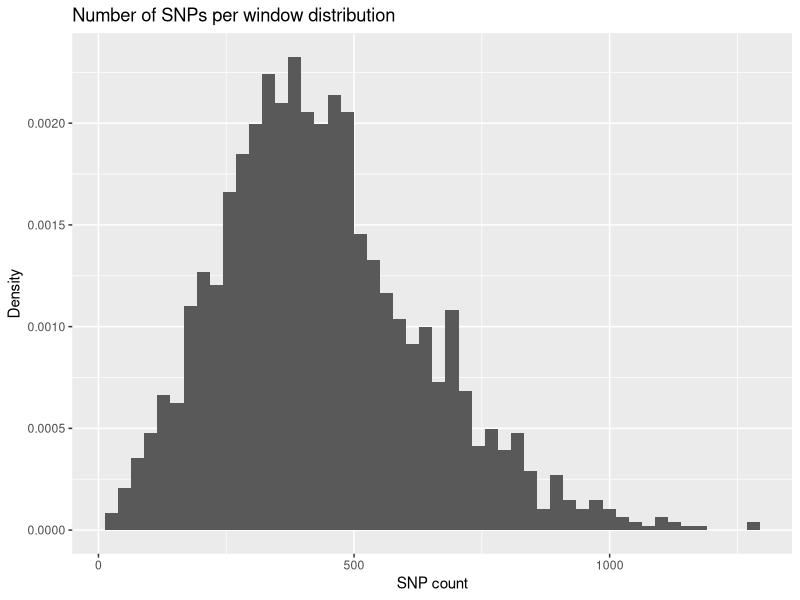
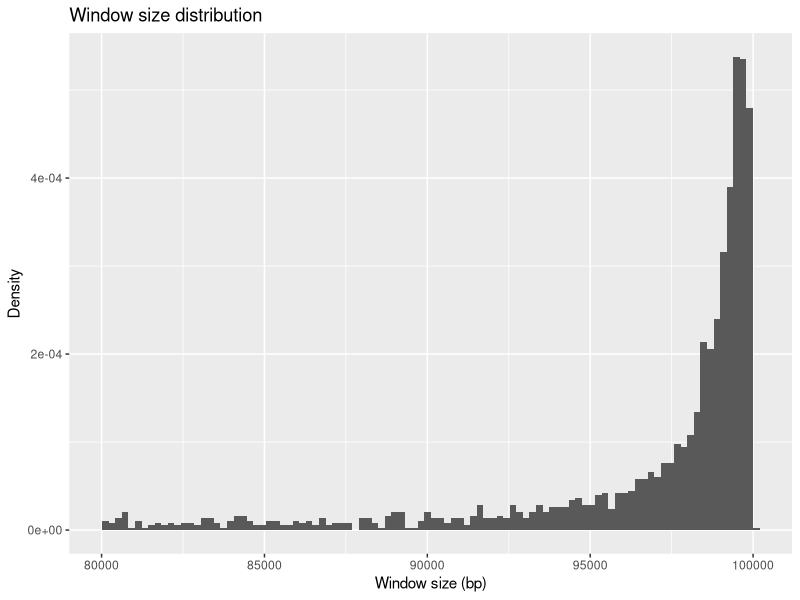
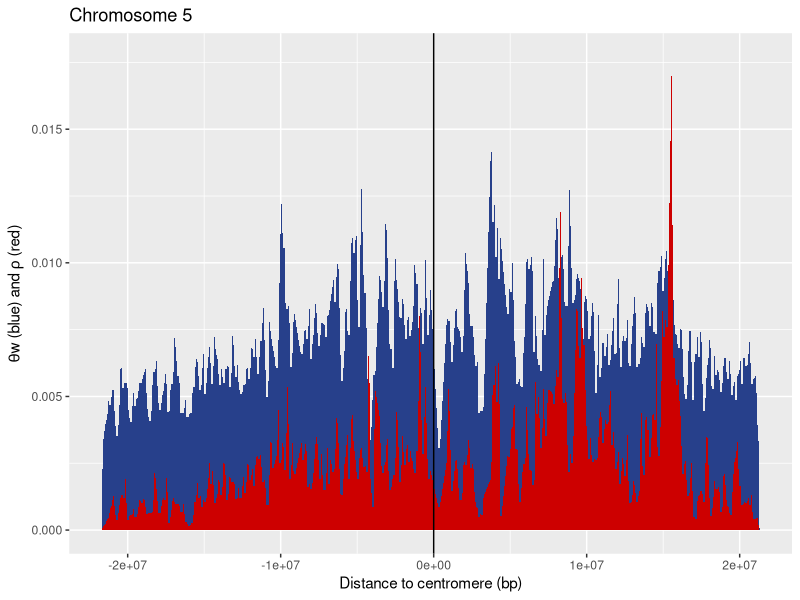
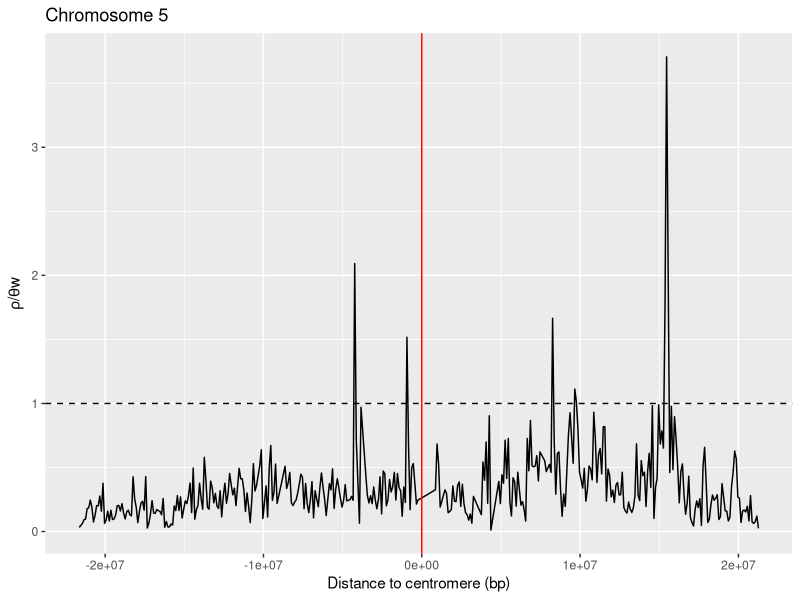
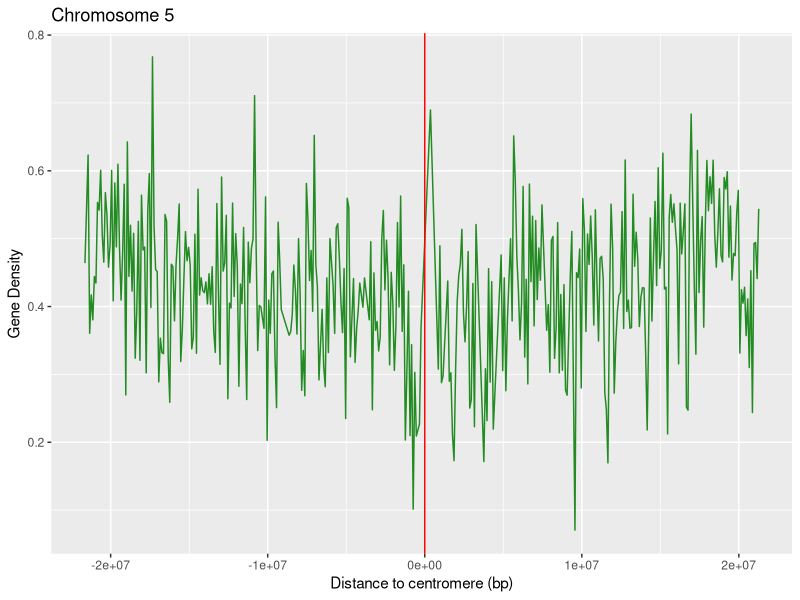
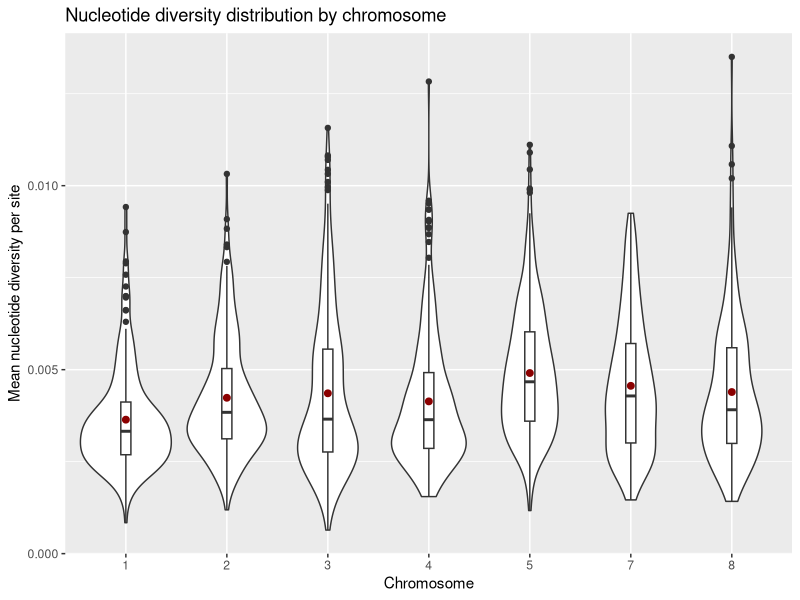
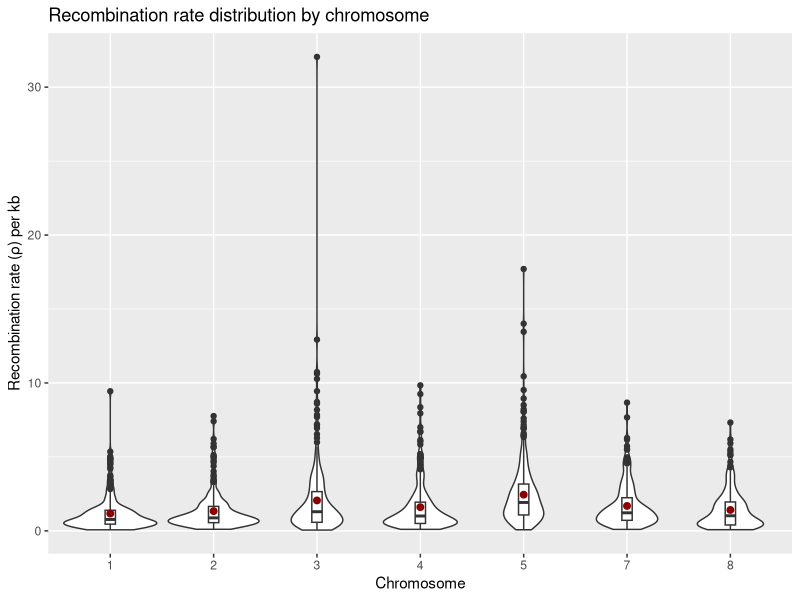
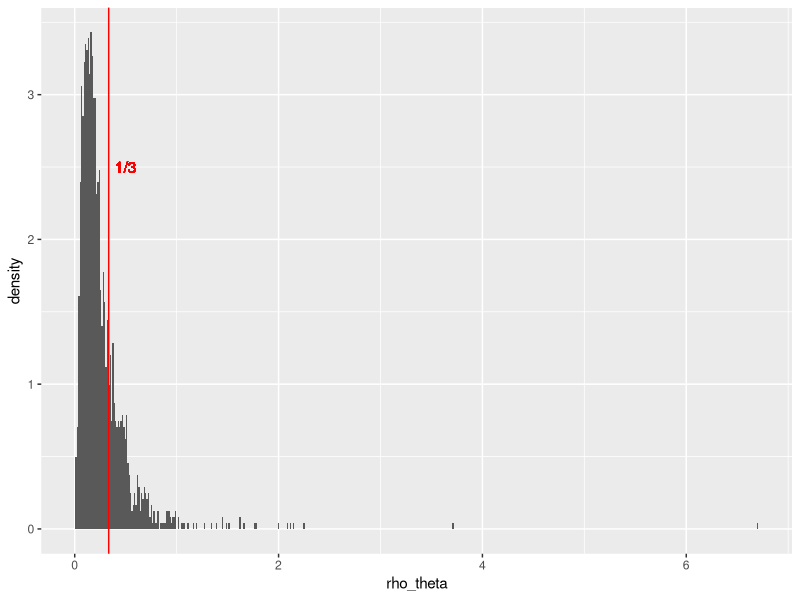

These figures' R source, in order:
## ---- chunk 1
knitr::opts_chunk$set(echo = TRUE)
library(tidyverse)
## ---- chunk 2
data <- read.delim("Data_Mt_DSBionf.csv", sep = ",")
data$chr <- as.factor(data$chr)
plot_data <- data %>% ggplot()
plot_data + geom_histogram(mapping = aes(x = LdH_SNPs, ..density..), bins = 50) + 
    labs(title = "Number of SNPs per window distribution", x = "SNP count", y = "Density")
plot_data + geom_histogram(mapping = aes(x = ldH_win_size, ..density..), bins = 100) +
    labs(title = "Window size distribution", x = "Window size (bp)", 
         y = "Density")
## ---- chunk 3
#Filtering for number of SNPs
lowlim <- mean(data$LdH_SNPs) - 3*sd(data$LdH_SNPs)
highlim <- mean(data$LdH_SNPs) + 3*sd(data$LdH_SNPs)
d <- data %>%
    filter(LdH_SNPs > lowlim) %>%
    filter(LdH_SNPs < highlim)

#Filtering for window size
lowlim <- mean(data$ldH_win_size) - 3*sd(data$ldH_win_size)
highlim <- mean(data$ldH_win_size) + 3*sd(data$ldH_win_size)
d <- d %>%
    filter(ldH_win_size > lowlim) %>%
    filter(ldH_win_size < highlim)
## ---- chunk 4
cat("We keep ", round(dim(d)[1] / dim(data)[1] * 100, digits = 2), "% of the data\n", sep = "")
## ---- chunk 5
plot_chr5 <- d %>% filter(chr == "5") %>% ggplot()

plot_chr5 +
    geom_area(mapping = aes(y = rho_kb / rho_theta / 1000, x = dist_cent), fill = "royalblue4") +
    geom_area(mapping = aes(y = rho_kb / 1000, x = dist_cent), fill = "red3") +
    geom_vline(xintercept = 0) +
    labs(title = "Chromosome 5", x = "Distance to centromere (bp)", 
         y = expression(paste(theta, "w (blue) and ", rho, " (red)")))

plot_chr5 + 
    geom_line(mapping = aes(y = rho_theta, x = dist_cent)) +
    geom_vline(xintercept = 0, color = "red") +
    geom_hline(yintercept = 1, linetype = "dashed") +
    labs(title = "Chromosome 5", x = "Distance to centromere (bp)", 
     y = expression(paste(rho, "/", theta, "w")))

plot_chr5 +
    geom_line(mapping = aes(y = gene_dens, x = dist_cent), color = "forestgreen") +
    geom_vline(xintercept = 0, color = "red") +
    labs(title = "Chromosome 5", x = "Distance to centromere (bp)", 
     y = "Gene Density")
## ---- chunk 6
d %>% ggplot(mapping = aes(x = chr, y = qp.site)) +
    geom_violin() +
    geom_boxplot(width=0.1) +
    stat_summary(fun.y=mean, geom="point", size=2, color = "red4") +
    labs(title = "Nucleotide diversity distribution by chromosome", 
         x = "Chromosome", y = "Mean nucleotide diversity per site")

d %>% ggplot(mapping = aes(x = chr, y = rho_kb)) +
    geom_violin() +
    geom_boxplot(width=0.1) +
    stat_summary(fun.y=mean, geom="point", size=2, color = "red4") +
    labs(title = "Recombination rate distribution by chromosome", 
         x = "Chromosome", y = "Recombination rate (ρ) per kb")
## ---- chunk 7
d_chr <- d %>% group_by(chr) %>% 
    summarise(median_rho = median(rho_kb),
              mean_rho = mean(rho_kb)) #Calculate recombination rate mean by chromosome

N = 1000
boot_mean <- as.data.frame(matrix(data = 0, nrow = N, ncol = length(levels(d$chr))))
colnames(boot_mean) <- levels(d$chr)
for (i in levels(d$chr)) {
    d_chr_i <- d %>% filter(chr == i)
    for (n in 1:N) {
        boot_mean[n, i] <- mean(sample_n(d_chr_i, dim(d_chr_i)[1], replace = T)$rho_kb)
    }
}

CI <- t(apply(boot_mean, 2, function(x) quantile(x, c(0.025, 0.975))))
means <- apply(boot_mean, 2, mean)

cbind(d_chr[,c(3)], CI)
## ---- chunk 8
d %>% ggplot() +
    geom_histogram(aes(x = rho_theta, ..density..), bins = 500) +
    geom_vline(xintercept = 1/3, color = "red") +
    geom_text(label = "1/3", x = 0.5, y = 2.5, color = "red")
## ---- chunk 9
N = 1000
boot_mean <- c()
for (i in levels(d$chr)) {
    boot_mean[i] <- mean(sample(d$rho_theta, length(d$rho_theta), replace = T))
}

quantile(boot_mean, c(0.025, 0.975))
## ---- chunk 10
lm <- lm(rho_theta ~ chr, data = d)
anova(lm)
## ---- chunk 11
d_chr <- d %>% group_by(chr) %>% 
    summarise(mean_rho_theta = mean(rho_theta))

N = 1000
boot_mean <- as.data.frame(matrix(data = 0, nrow = N, ncol = length(levels(d$chr))))
colnames(boot_mean) <- levels(d$chr)
for (i in levels(d$chr)) {
    d_chr_i <- d %>% filter(chr == i)
    for (n in 1:N) {
        boot_mean[n, i] <- mean(sample_n(d_chr_i, dim(d_chr_i)[1], replace = T)$rho_theta)
    }
}

CI <- t(apply(boot_mean, 2, function(x) quantile(x, c(0.025, 0.975))))
cont <- ifelse(CI[, 1] <= 1/3 & CI[, 2] >= 0.3, "*", ".") # '*': Yes, '.': No

data.frame(CI_left = CI[,1], CI_right = CI[, 2], match_hypothesis = cont)
## ---- chunk 12
cor.test(x = d$gene_dens, y = d$qp.site)

d %>% ggplot(aes(x = gene_dens, y = qp.site)) +
    geom_point() +
    geom_smooth(method = "lm")

d %>% ggplot(aes(x = gene_dens, y = qp.site)) +
    facet_wrap(~chr) +
    geom_point() +
    geom_smooth(method = "lm")
## ---- chunk 13
lm1 <- lm(data = d, qp.site ~ gene_dens)
lm2 <- lm(data = d, qp.site ~ gene_dens*rho_kb) # Hypothesis model
# summary(lm2) # interaction gene_dens:rho_kb seems to be important
anova(lm1, lm2) # gene_dens:rho_kb interaction improves the explanation of qp.site
## ---- chunk 14
d %>% ggplot(aes(x = gene_dens, y = qp.site, color = chr)) +
    geom_smooth(method = "lm", se = F)

d %>% ggplot(aes(x = rho_kb, y = qp.site, color = chr)) +
    geom_smooth(method = "lm", se = F)
## ---- chunk 15
lm3 <- lm(data = d, qp.site ~ gene_dens*rho_kb + chr)
anova(lm2, lm3) #adding the chr variable improve the explanation of qp.site
# summary(lm3)
## ---- chunk 16
lm4 <- lm(data = d, qp.site ~ gene_dens*rho_kb + chr + dist_cent)
anova(lm3, lm4) #adding the chr variable improve the explanation of qp.site
# summary(lm3)
## ---- chunk 17
low.div <- quantile(d$qp.site, 0.05)
d_low.div <- d %>%
    filter(qp.site <= low.div)

d_low.div %>% ggplot(aes(y = qp.site, x = prop_dist, color = chr)) +
    geom_point()
## ---- chunk 18
diff_X <- diff(d_low.div$X) #calculate differerence between window number (1 -> consecutive)
result <- rle(diff_X) #calculate number of times a value is repeated
max_cons <- max(result$lengths[result$values == 1]) + 1 # X differences between X + 1 elements (windows)

cat("The maximum number of consecutive windows with very low diversity is:", 
    max_cons)   
## ---- chunk 19
consec <- seq(which(result$lengths == max_cons - 1), by = 1, length.out = max_cons)
select(d_low.div[consec,], window, chr, qp.site)
## ---- chunk 20
d_by_chr <- split(d, d$chr) #Divide data set by chromosomes

least.counter <- function(x){
    
    ### Divide in chunks ###
    chunk <- 20
    n <- nrow(x)
    r  <- rep(1:ceiling(n/chunk), each=chunk)[1:n]
    x <- split(x, r) #Split chromosome windows in groups of 20
    # x <- x[lapply(x, nrow) == 20] #Filter out (last) window with less elements
    
    ### Count number of least polymorphic windows per chunk ###
    sapply(x, function(y) nrow(filter(y, qp.site <= low.div)))
}

lcounts_by_chr <- lapply(d_by_chr, least.counter)

bin_tests <- lapply(lcounts_by_chr, function(x) binom.test(sum(x == 1), length(x)*20, p = 0.05))
data.frame(chr = names(bin_tests), random = sapply(bin_tests, function(x) x$p.value > 0.05))
## ---- chunk 21
d %>% ggplot(aes(x = qp.site, y = TajimasD)) +
    geom_point(color = "grey") +
    geom_point(data = d_low.div, aes(x = qp.site, y = TajimasD)) +
    facet_wrap(~chr) +
    geom_smooth(data = d_low.div, aes(x = qp.site, y = TajimasD), method = "lm", 
                se = F, fullrange = T) +
    ylim(c(-3, 1))
## ---- chunk 22
lm5 <- lm(data = d, qp.site ~ TajimasD)
# summary(lm5)
## ---- chunk 23
lm6 <- lm(data = d, qp.site ~ gene_dens * rho_kb  + chr + TajimasD )
anova(lm3, lm6)
